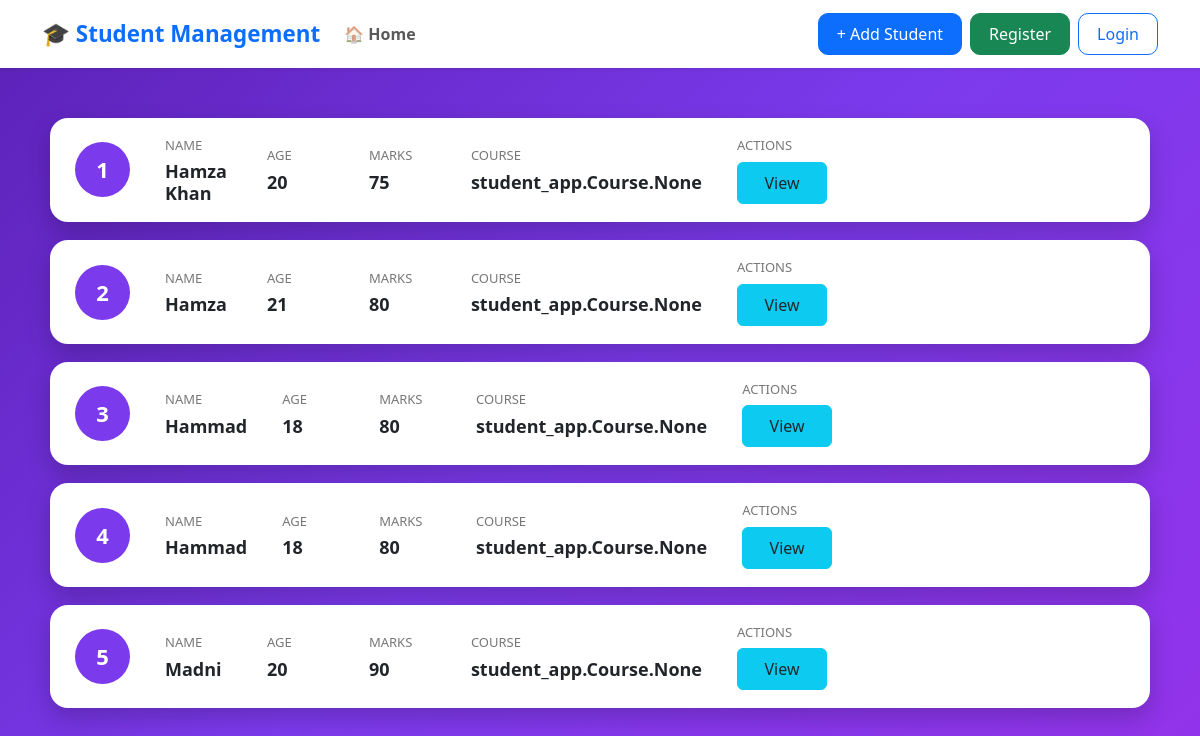
Before: /student_list/ with the older database file.
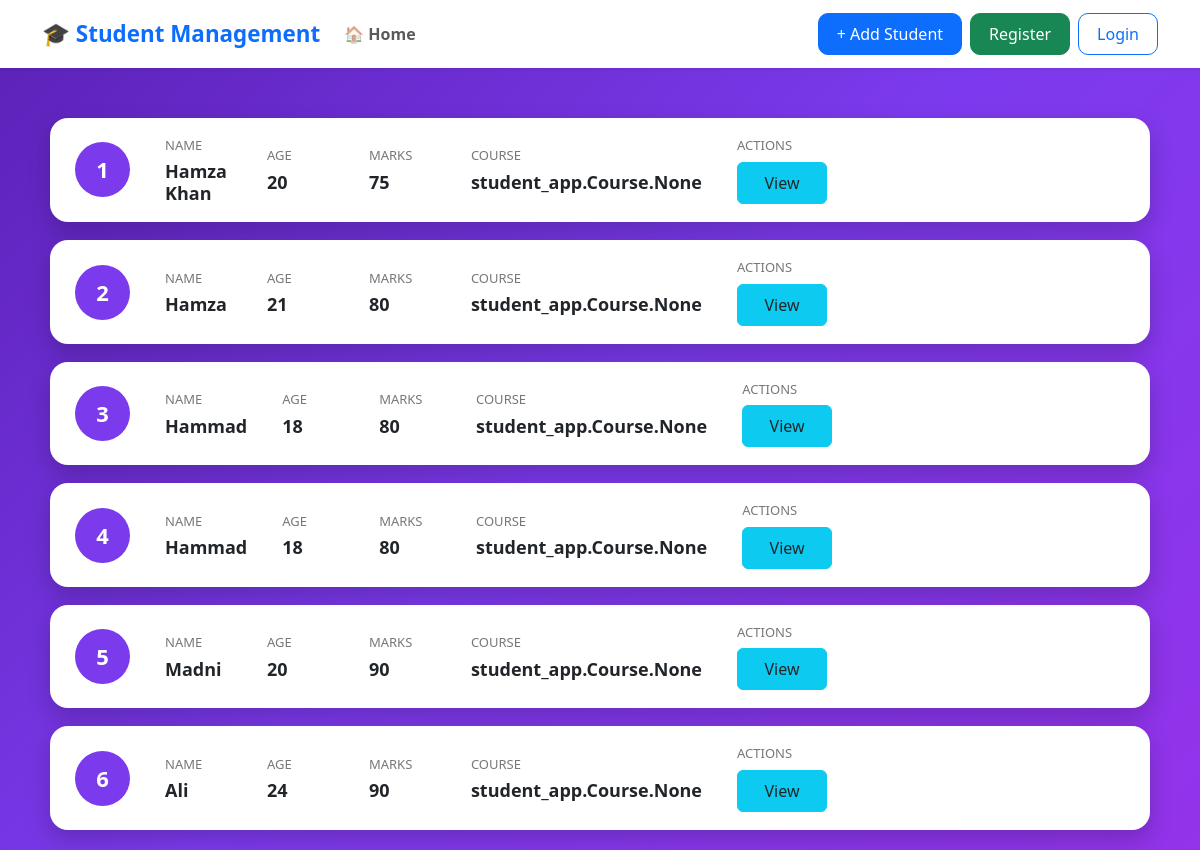
After: the same page with the newer database file.
### student_app/models.py (models this page shows)
class Student(models.Model):
    user = models.ForeignKey(User, on_delete=models.CASCADE)
    name = models.CharField(max_length=100)
    age = models.IntegerField()
    marks = models.IntegerField()
    email = models.EmailField(max_length=100, blank=True)
    enrollment_date = models.DateField(default=timezone.now)
    is_active = models.BooleanField(default=True)
    courses = models.ManyToManyField("Course")

### student_app/views.py (the view)
# urls.py: path("student_list/", views.StudentListView.as_view(), name="student_list"),
class StudentListView(ListView):
    model = Student

### templates/student_app/student_list.html (shortened to what this page needs)
{% extends "student_app/base.html" %}
{% block content %}
<div class="student-container">
{% for student in student_list %}
<div class="student-card">
    <div class="counter">
        {{ forloop.counter }}
    </div>
    <div class="info">
        <div class="item">
            <small>Name</small>
            <h4>{{ student.name }}</h4>
        </div>
        <div class="item">
            <small>Age</small>
            <h4>{{ student.age }}</h4>
        </div>
        <div class="item">
            <small>Marks</small>
            <h4>{{ student.marks }}</h4>
        </div>
        <div class="item">
            <small>Course</small>
            <h4>{{ student.courses }}</h4>
        </div>
        <div class="item">
            <small>Actions</small>
                <div class="actions">
                    <a href="{% url 'detail_student' student.pk %}" class="btn btn-info text-dark">
                        View
                    </a>
                    {% if request.user == student.user %}
                        <a href="{% url 'update_student' student.pk %}" class="btn btn-warning">
                            Edit
                        </a>
                        <a href="{% url 'delete_student' student.pk %}" class="btn btn-danger">
                            Delete
                        </a>
                    {% else %}
                        <span class="btn-placeholder"></span>
                        <span class="btn-placeholder"></span>
                    {% endif %}
                </div>
        </div>
    </div>
</div>
{% endfor %}
</div>
{% endblock %}

### templates/student_app/base.html (shortened to what this page needs)
<!DOCTYPE html>
<html lang="en">
<head>
    <link href="https://cdn.jsdelivr.net/npm/bootstrap@5.3.3/dist/css/bootstrap.min.css" rel="stylesheet">
</head>
<body>
<nav class="navbar navbar-expand-lg navbar-light bg-white shadow-sm">
    <div class="container">
        <a class="navbar-brand fw-bold text-primary" href="{% url 'student_list' %}">
            🎓 Student Management
        </a>
        <div class="collapse navbar-collapse" id="navbarNav">
            <ul class="navbar-nav me-auto">
                <li class="nav-item">
                    <a class="nav-link fw-semibold" href="{% url 'student_list' %}">
                        🏠 Home
                    </a>
                </li>
            </ul>
            <div class="d-flex gap-2">
                <a href="{% url 'create_student' %}" class="btn btn-primary">
                    + Add Student
                </a>
                <a href="{% url 'register' %}" class="btn btn-success">
                    Register
                </a>
                <a href="{% url 'login' %}" class="btn btn-outline-primary">
                    Login
                </a>
            </div>
        </div>
    </div>
</nav>
<div>
    {% block content %}
    {% endblock %}
</div>
</body>
</html>

### templates/student_app/base.html (style rules this page uses)
.navbar { padding: 12px 0; }
.navbar-brand { font-size: 1.4rem; }
.nav-link { font-weight: 500; }
.btn { border-radius: 10px; padding: 8px 18px; }

### templates/student_app/student_list.html (style rules this page uses)
body { background:linear-gradient(135deg,#5b21b6,#7c3aed,#9333ea); min-height:100vh; padding:0; }
.student-container, main.box { max-width:1100px; margin:50px auto 20px auto; }
.student-card { background:#fff; border-radius:18px; padding:18px 25px; margin-bottom:18px; display:flex; align-items:center; justify-content:space-between; box-shadow:0 10px 25px rgba(0,0,0,.2); transition:.3s; }
.counter, .serial { width:55px; height:55px; border-radius:50%; background:#7c3aed; color:#fff; display:flex; justify-content:center; align-items:center; font-size:22px; font-weight:bold; flex-shrink:0; }
.info { flex:1; display:grid; grid-template-columns:repeat(6,1fr); gap:35px; margin-left:35px; align-items:center; }
.item small, .label { display:block; font-size:13px; color:#777; text-transform:uppercase; margin-bottom:6px; }
.item h4, .value { margin:0; font-size:18px; font-weight:600; }
.actions { display:flex; gap:8px; }
.actions .btn { border-radius:6px; padding:8px 16px; font-weight:500; }
.actions { display:flex; gap:8px; align-items:center; }
.actions .btn { width:90px; }
.btn-placeholder { width:90px; height:38px; display:inline-block; }

Changed rows visible on the page:
added Student: name "Ali", age "24", marks "90", courses "student_app.Course.None"
